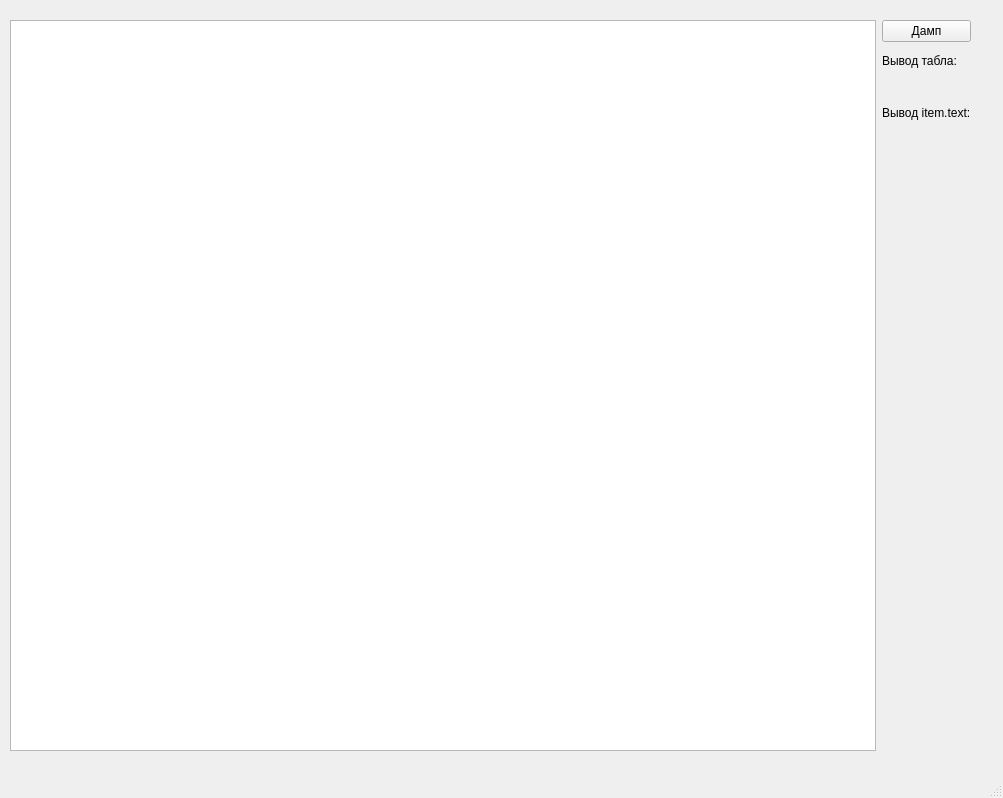
<?xml version="1.0" encoding="UTF-8"?>
<ui version="4.0">
 <class>MainWindow</class>
 <widget class="QMainWindow" name="MainWindow">
  <property name="geometry">
   <rect>
    <x>0</x>
    <y>0</y>
    <width>1003</width>
    <height>798</height>
   </rect>
  </property>
  <property name="windowTitle">
   <string>MainWindow</string>
  </property>
  <widget class="QWidget" name="centralwidget">
   <widget class="QWidget" name="horizontalLayoutWidget">
    <property name="geometry">
     <rect>
      <x>10</x>
      <y>20</y>
      <width>961</width>
      <height>731</height>
     </rect>
    </property>
    <layout class="QHBoxLayout" name="horizontalLayout">
     <item>
      <widget class="QTableView" name="tableView"/>
     </item>
     <item>
      <layout class="QVBoxLayout" name="verticalLayout">
       <property name="spacing">
        <number>12</number>
       </property>
       <item>
        <widget class="QPushButton" name="dump_button">
         <property name="text">
          <string>Дамп</string>
         </property>
        </widget>
       </item>
       <item>
        <widget class="QLabel" name="info_label_1">
         <property name="text">
          <string>Вывод табла:</string>
         </property>
        </widget>
       </item>
       <item>
        <widget class="QLabel" name="item_output_label">
         <property name="text">
          <string/>
         </property>
        </widget>
       </item>
       <item>
        <widget class="QLabel" name="info_label_2">
         <property name="text">
          <string>Вывод item.text:</string>
         </property>
        </widget>
       </item>
       <item>
        <widget class="QLabel" name="label_output_label">
         <property name="text">
          <string/>
         </property>
        </widget>
       </item>
       <item>
        <spacer name="verticalSpacer">
         <property name="orientation">
          <enum>Qt::Vertical</enum>
         </property>
         <property name="sizeHint" stdset="0">
          <size>
           <width>20</width>
           <height>40</height>
          </size>
         </property>
        </spacer>
       </item>
      </layout>
     </item>
    </layout>
   </widget>
  </widget>
  <widget class="QMenuBar" name="menubar">
   <property name="geometry">
    <rect>
     <x>0</x>
     <y>0</y>
     <width>1003</width>
     <height>21</height>
    </rect>
   </property>
  </widget>
  <widget class="QStatusBar" name="statusbar"/>
 </widget>
 <resources/>
 <connections/>
</ui>
